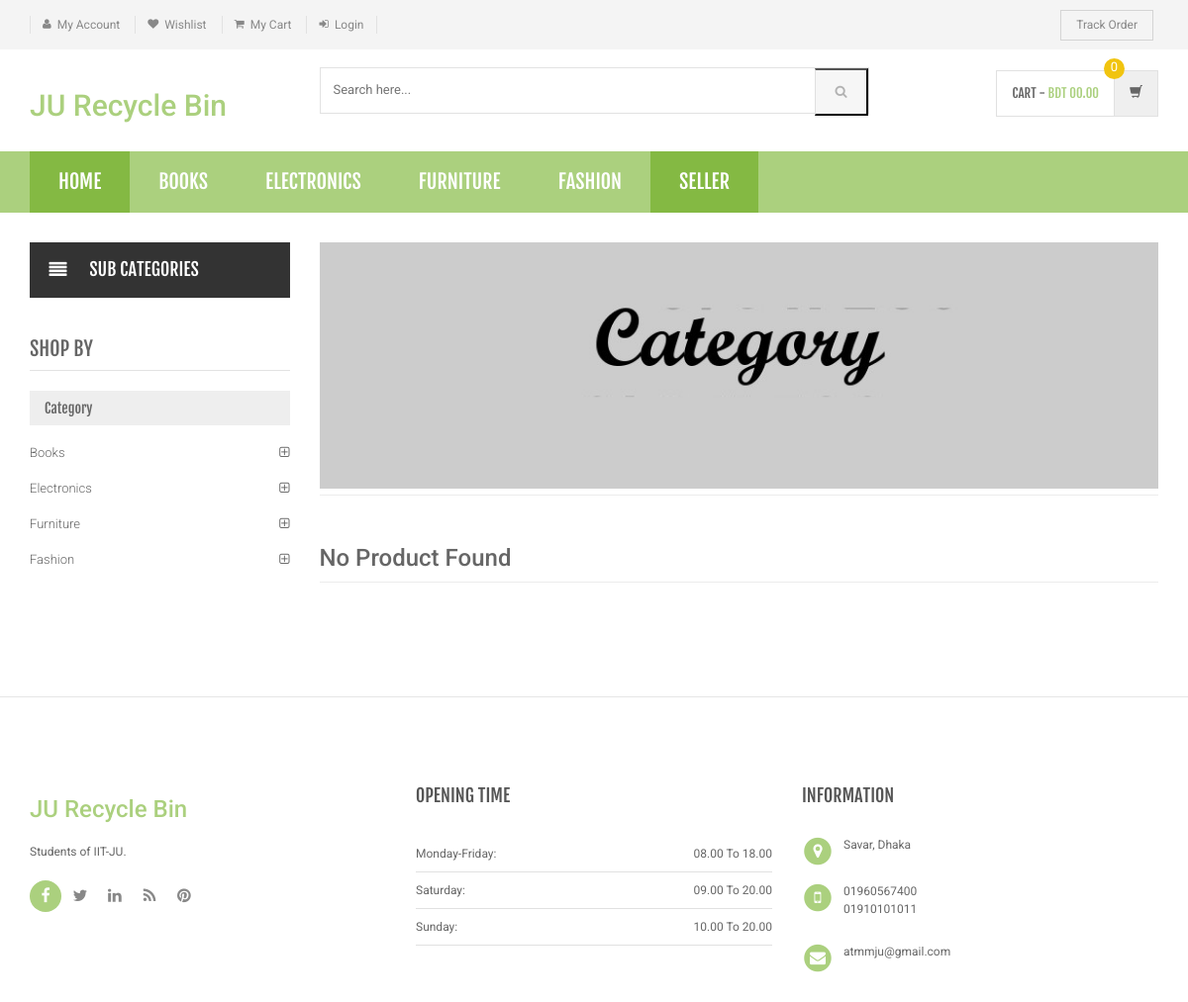
/category.php, run on an earlier commit of the app's database.
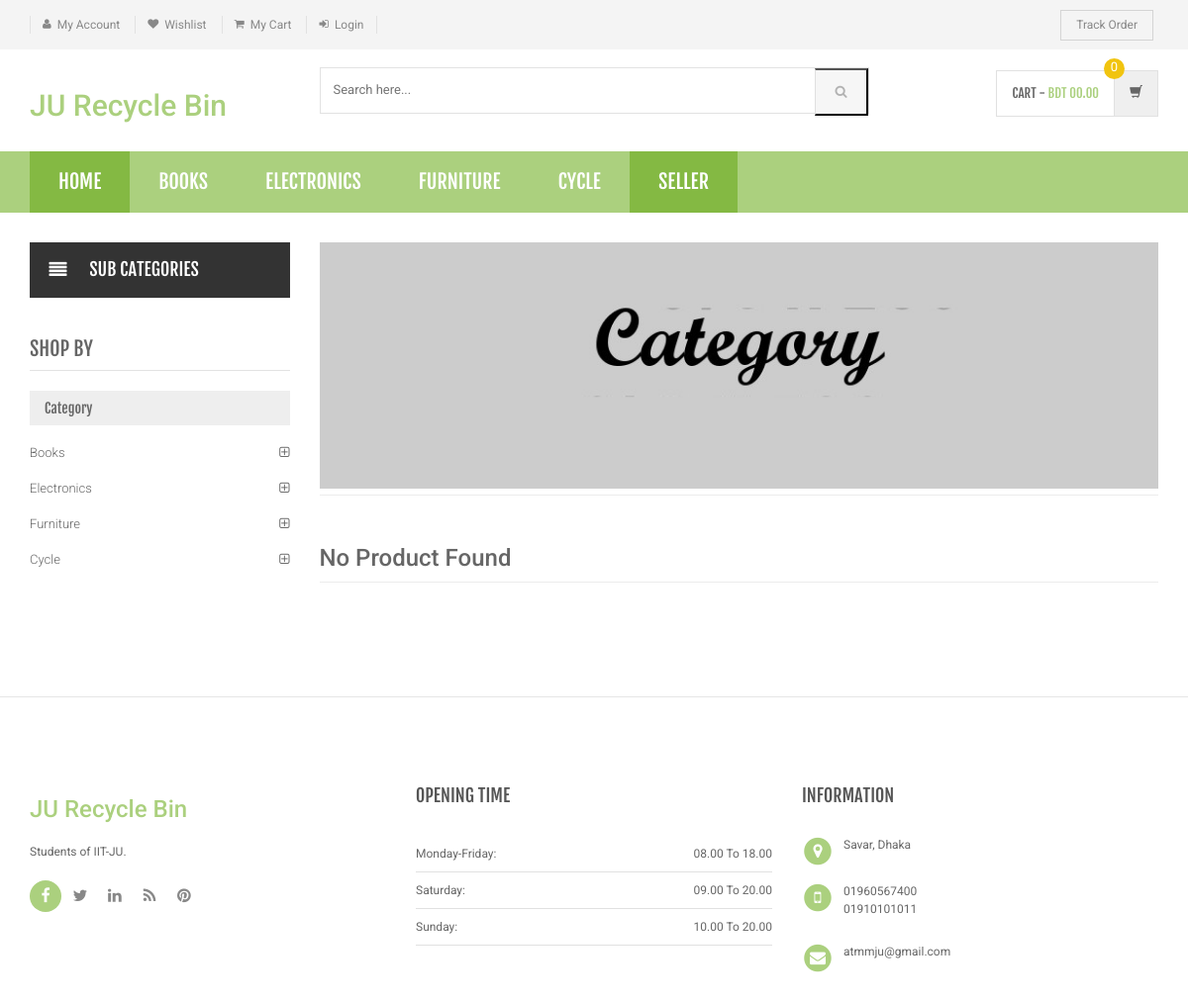
And on a later commit of the database.
### tables this page shows
CREATE TABLE `category` (
  `id` int(11) NOT NULL,
  `categoryName` varchar(255) DEFAULT NULL,
  `categoryDescription` longtext,
  `creationDate` timestamp NOT NULL DEFAULT CURRENT_TIMESTAMP,
  `updationDate` varchar(255) DEFAULT NULL
);

### category.php (the view, shortened to what the rows shown need)
<?php
include('includes/config.php');
?>
<!DOCTYPE html>
<html lang="en">
	<head>
	    <link rel="stylesheet" href="assets/css/bootstrap.min.css">
	    <link rel="stylesheet" href="assets/css/main.css">
	    <link rel="stylesheet" href="assets/css/green.css">
	    <link rel="stylesheet" href="assets/css/owl.carousel.css">
		<link rel="stylesheet" href="assets/css/owl.transitions.css">
		<link href="assets/css/lightbox.css" rel="stylesheet">
		<link rel="stylesheet" href="assets/css/animate.min.css">
		<link rel="stylesheet" href="assets/css/rateit.css">
		<link rel="stylesheet" href="assets/css/bootstrap-select.min.css">
		<link rel="stylesheet" href="assets/css/config.css">
		<link href="assets/css/green.css" rel="alternate stylesheet" title="Green color">
		<link href="assets/css/blue.css" rel="alternate stylesheet" title="Blue color">
		<link href="assets/css/red.css" rel="alternate stylesheet" title="Red color">
		<link href="assets/css/orange.css" rel="alternate stylesheet" title="Orange color">
		<link href="assets/css/dark-green.css" rel="alternate stylesheet" title="Darkgreen color">
		<link rel="stylesheet" href="assets/css/font-awesome.min.css">
	</head>
    <body class="cnt-home">
<header class="header-style-1">
<?php include('includes/main-header.php');?>
<?php include('includes/menu-bar.php');?>
</header>
<div class="body-content outer-top-xs">
	<div class='container'>
		<div class='row outer-bottom-sm'>
			<div class='col-md-3 sidebar'>
	            <div class="sidebar-module-container">
	            	<div class="sidebar-filter">
<div class="sidebar-widget wow fadeInUp outer-bottom-xs ">
	<div class="sidebar-widget-body m-t-10">
	         <?php $sql=mysqli_query($con,"select id,categoryName  from category");
while($row=mysqli_fetch_array($sql))
{
    ?>
		<div class="accordion">
	    	<div class="accordion-group">
	            <div class="accordion-heading">
	                <a href="category.php?cid=<?php echo $row['id'];?>"  class="accordion-toggle collapsed">
	                   <?php echo $row['categoryName'];?>
	                </a>
	            </div>
	        </div>
	    </div>
	    <?php } ?>
	</div>
</div>
	            	</div>
	            </div>
            </div>
		</div>
</div>
</div>
</body>
</html>

### includes/menu-bar.php (shortened to what the rows shown need)
<div class="header-nav animate-dropdown">
    <div class="container">
        <div class="yamm navbar navbar-default" role="navigation">
            <div class="nav-bg-class">
                <div class="navbar-collapse collapse" id="mc-horizontal-menu-collapse">
	<div class="nav-outer">
		<ul class="nav navbar-nav">
              <?php $sql=mysqli_query($con,"select id,categoryName  from category limit 6");
while($row=mysqli_fetch_array($sql))
{
    ?>
			<li class="dropdown yamm">
				<a href="category.php?cid=<?php echo $row['id'];?>"> <?php echo $row['categoryName'];?></a>
			</li>
			<?php } ?>
		</ul>
	</div>
</div>
            </div>
        </div>
    </div>
</div>

What changed in the data, as far as the page shows it:
changed category: categoryName "FASHION" → "CYCLE"; categoryName "Fashion" → "Cycle"
